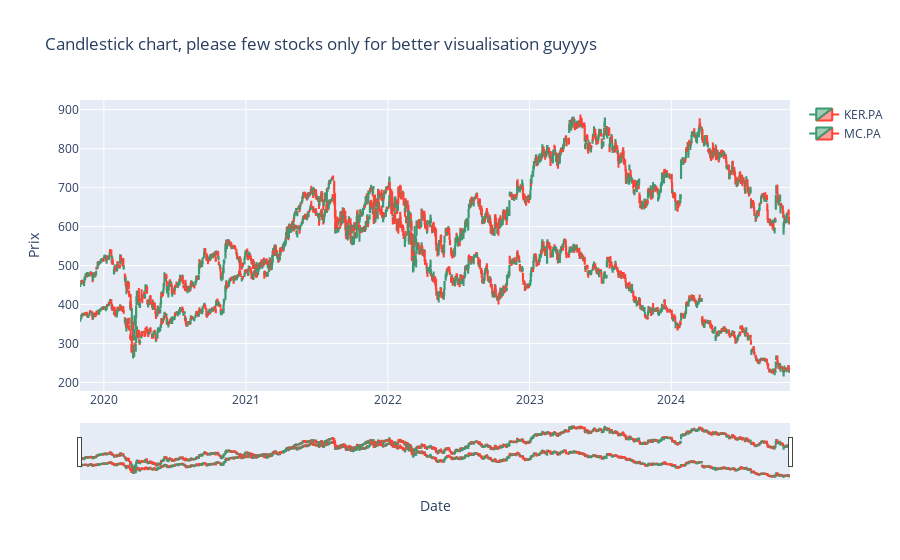

This figure's notebook cell:
### Code cell
fig = go.Figure()
for symbol in tickers_symbols_candel:
    df = stocks_dico[symbol]  
    fig.add_trace(go.Candlestick(       # Utilisé pour ajouter 1 série à une figure
        x=df.index,
        open=df['Open'],
        high=df['High'],
        low=df['Low'],
        close=df['Close'],
        name=symbol 
    ))

fig.update_layout(
    title='Candlestick chart, please few stocks only for better visualisation guyyys',
    xaxis_title='Date',
    yaxis_title='Prix',
    xaxis_rangeslider_visible=True  # Activer le sélecteur de plage
)

fig.show()

### Figure 1 — Plotly figure (JSON) as saved in the notebook; plotly's stock layout.template omitted (floating-point values rounded to 4 significant figures; data arrays with more than 128 entries replaced by an {"elided": "..."} marker saying what was removed)
{"data": [{"close": {"elided": "1285 float values"}, "high": {"elided": "1285 float values"}, "low": {"elided": "1285 float values"}, "name": "KER.PA", "open": {"elided": "1285 float values"}, "type": "candlestick", "x": {"elided": "1285 str values"}}, {"close": {"elided": "1285 float values"}, "high": {"elided": "1285 float values"}, "low": {"elided": "1285 float values"}, "name": "MC.PA", "open": {"elided": "1285 float values"}, "type": "candlestick", "x": {"elided": "1285 str values"}}], "layout": {"title": {"text": "Candlestick chart, please few stocks only for better visualisation guyyys"}, "xaxis": {"rangeslider": {"visible": true}, "title": {"text": "Date"}}, "yaxis": {"title": {"text": "Prix"}}}}
